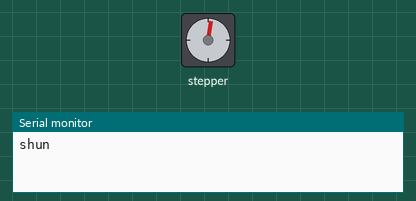
The sketch below on a simulated Arduino Uno, built with avr-gcc and run on an emulated ATmega328P. Shown: stepper motor, the last lines printed to the serial monitor. Stepper angles assume 100 steps per turn.

Above: at 0.15 s.
At 10.12 s:
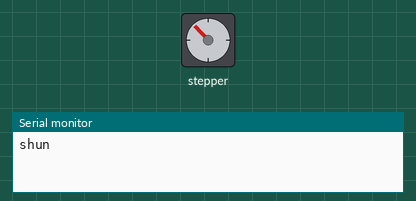
At 19.96 s:
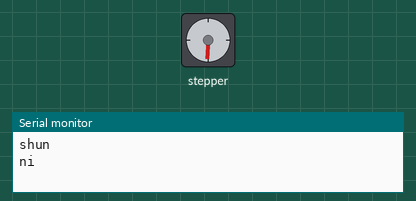
At 39.79 s:
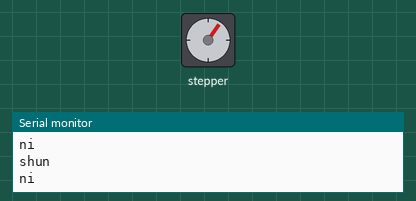
Timing chart, 0 to 40.0 s (numbered marks = the images above):
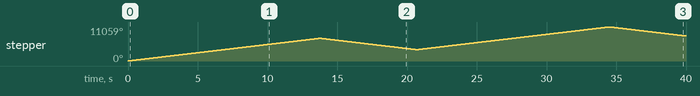

The sketch:

_002_Stepper.ino
```cpp
// http://blog.sina.com.cn/s/blog_8043e91a0102wiar.html
// Use the default Stepper.h in the Stepper library coming with Arduino IDE.
#include "Stepper.h"

// We FIRST define how many steps in 1 round
#define STEPS 100

// Set steps and pins for the stepper (corresponding to 4 digital pins: IN0～IN4)
Stepper stepper(STEPS, 8, 9, 10, 11);

void setup() {
  // Define the stepper's rotating speed, 90 steps 1 minute
  stepper.setSpeed(90);
  // Initialize Serial port, for displaying output messages
  Serial.begin(9600);
}

void loop() {
  // Rotating clockwise 1 round
  Serial.println("shun");
  stepper.step(2048);
  // 4-step mode, 1 round has 2048 steps.
  delay(50);
  // Rotating anti-clockwise half round
  Serial.println("ni");
  stepper.step(-1024);
  // 4-step mode, 1 round has 2048 steps.
  delay(50);
}
```

Measured:
- by itself, stepper: turns 7372° clockwise in 13.8 s, then 3686° counter-clockwise in 6.9 s, then 7373° clockwise in 13.7 s, then 2927° counter-clockwise in 5.4 s
